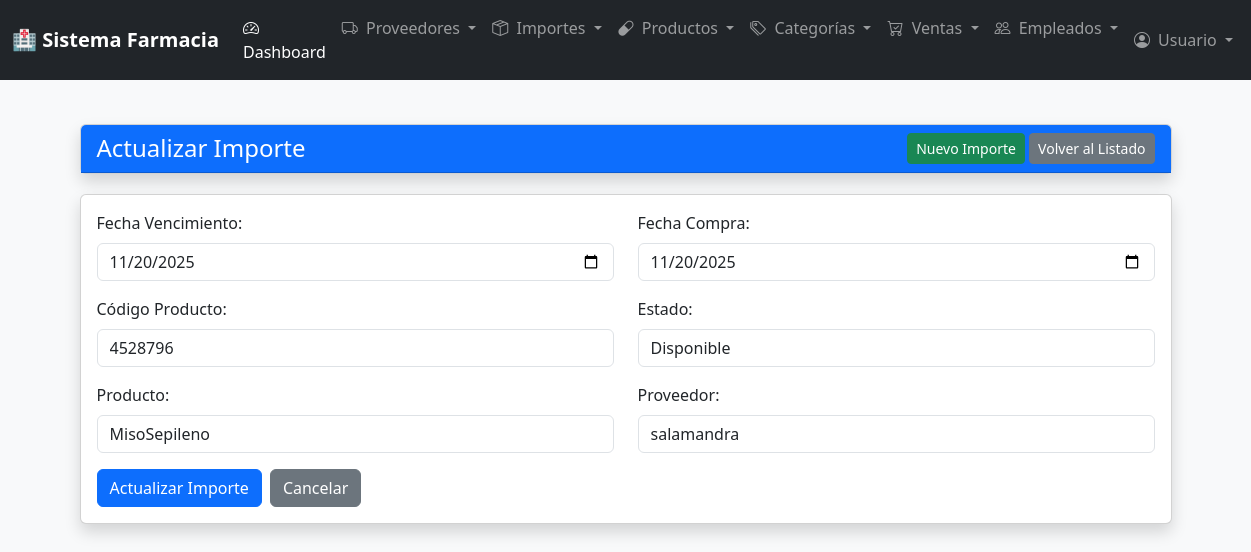
The app's page /vistas/importes.php?action=editar&id=3 with its own data.
### tables this page shows
CREATE TABLE `importe` (
  `idImporte` int(11) NOT NULL,
  `Vencimiento` date NOT NULL,
  `FechaCompra` date NOT NULL,
  `CodigoProducto` int(11) NOT NULL,
  `Estado` varchar(30) NOT NULL,
  `fkProducto` int(11) NOT NULL,
  `fkProveedor` int(11) NOT NULL
);

CREATE TABLE `producto` (
  `idProducto` int(11) NOT NULL,
  `Nombre` varchar(100) NOT NULL,
  `Precio` decimal(10,2) NOT NULL,
  `Descripcion` text DEFAULT NULL,
  `Foto` mediumblob DEFAULT NULL,
  `fkCategoria` int(11) NOT NULL
);

CREATE TABLE `proveedor` (
  `idProveedor` int(11) NOT NULL,
  `Nombre` varchar(100) NOT NULL,
  `Telefono` varchar(12) NOT NULL,
  `Direccion` text DEFAULT NULL
);

### vistas/importes.php (called while the page is built, shortened)
<?php
require_once CONTROLADORES . '/ImporteController.php';
$controller = new ImporteController();
$controller->index();
include 'layout.php';
?>

### modelos/ImporteModel.php (called while the page is built, shortened)
<?php
class ImporteModel {
    private $conn;
    public function __construct($conn) {
        $this->conn = $conn;
    }
    public function obtenerPorId($id) {
        $stmt = $this->conn->prepare("SELECT * FROM importe WHERE idImporte = ?");
        $stmt->bind_param("i", $id);
        $stmt->execute();
        $result = $stmt->get_result();
        $importe = $result->fetch_assoc();
        return $importe;
    }
    public function obtenerProductos() {
        $result = $this->conn->query("SELECT idProducto, Nombre FROM producto ORDER BY Nombre");
        return $result->fetch_all(MYSQLI_ASSOC);
    }
    public function obtenerProveedores() {
        $result = $this->conn->query("SELECT idProveedor, Nombre FROM proveedor ORDER BY Nombre");
        return $result->fetch_all(MYSQLI_ASSOC);
    }
}
?>

### controladores/ImporteController.php (the view, shortened to what this page needs)
<?php
require_once MODELOS . '/ImporteModel.php';
class ImporteController
{
    private $model;
    public function __construct()
    {
        $this->conn = new mysqli(SQL_HOST, SQL_USER, SQL_PASS, "farmacia");
        $this->model = new ImporteModel($this->conn);
    }
    public function index()
    {
        $action = $_GET['action'] ?? 'listar';
        $importe = null;
        $mensaje = '';
        $tipoMensaje = '';
        $importes = [];
        $terminoBusqueda = '';
        $productos = $this->model->obtenerProductos();
        $proveedores = $this->model->obtenerProveedores();
        switch ($action) {
            case 'editar':
                if (isset($_GET['id'])) {
                    $importe = $this->model->obtenerPorId($_GET['id']);
                    $action = 'actualizar';
                }
                break;
        }
        $this->cargarVista([
            'action' => $action,
            'importes' => $importes,
            'importe' => $importe,
            'productos' => $productos,
            'proveedores' => $proveedores,
            'mensaje' => $mensaje,
            'tipoMensaje' => $tipoMensaje,
            'terminoBusqueda' => $terminoBusqueda
        ]);
    }
    private function cargarVista($datos = [])
    {
        extract($datos);
?>
        <!DOCTYPE html>
        <html lang="es">
        <head>
            <link href="https://cdn.jsdelivr.net/npm/bootstrap@5.3.2/dist/css/bootstrap.min.css" rel="stylesheet">
        </head>
        <body class="bg-light">
            <div class="container mt-4">
                <div class="card shadow">
                    <div class="card-header bg-primary text-white">
                        <div class="d-flex justify-content-between align-items-center">
                            <h4 class="mb-0">
                                <?php
                                $titulos = [
                                    'listar' => 'Lista de Importes',
                                    'crear' => 'Crear Nuevo Importe',
                                    'actualizar' => 'Actualizar Importe',
                                    'buscar' => 'Resultados de Búsqueda'
                                ];
                                echo $titulos[$action] ?? 'Gestión de Importes';
                                ?>
                            </h4>
                            <div>
                                <?php if ($action !== 'crear'): ?>
                                    <a href="?action=crear" class="btn btn-success btn-sm">Nuevo Importe</a>
                                <?php endif; ?>
                                <?php if ($action !== 'listar'): ?>
                                    <a href="?" class="btn btn-secondary btn-sm">Volver al Listado</a>
                                <?php endif; ?>
                            </div>
                        </div>
                    </div>
                </div>
                <?php if (in_array($action, ['crear', 'actualizar'])): ?>
                    <div class="card shadow">
                        <div class="card-body">
                            <?php if ($action === 'crear' || $action === 'actualizar'): ?>
                                <form method="POST" action="?action=<?php echo $action; ?>">
                                    <div class="row">
                                        <div class="col-md-6">
                                            <div class="mb-3">
                                                <label for="vencimiento" class="form-label">Fecha Vencimiento:</label>
                                                <input type="date" class="form-control" id="vencimiento" name="vencimiento"
                                                    value="<?php echo isset($importe) ? $importe['Vencimiento'] : ''; ?>"
                                                    required>
                                            </div>
                                        </div>
                                        <div class="col-md-6">
                                            <div class="mb-3">
                                                <label for="fechaCompra" class="form-label">Fecha Compra:</label>
                                                <input type="date" class="form-control" id="fechaCompra" name="fechaCompra"
                                                    value="<?php echo isset($importe) ? $importe['FechaCompra'] : date('Y-m-d'); ?>"
                                                    required>
                                            </div>
                                        </div>
                                    </div>
                                    <div class="row">
                                        <div class="col-md-6">
                                            <div class="mb-3">
                                                <label for="codigoProducto" class="form-label">Código Producto:</label>
                                                <input type="number" class="form-control" id="codigoProducto" name="codigoProducto"
                                                    value="<?php echo isset($importe) ? $importe['CodigoProducto'] : ''; ?>"
                                                    required>
                                            </div>
                                        </div>
                                        <div class="col-md-6">
                                            <div class="mb-3">
                                                <label for="estado" class="form-label">Estado:</label>
                                                <select class="form-control" id="estado" name="estado" required>
                                                    <option value="Disponible" <?php echo (isset($importe) && $importe['Estado'] == 'Disponible') ? 'selected' : ''; ?>>Disponible</option>
                                                </select>
                                            </div>
                                        </div>
                                    </div>
                                    <div class="row">
                                        <div class="col-md-6">
                                            <div class="mb-3">
                                                <label for="fkProducto" class="form-label">Producto:</label>
                                                <select class="form-control" id="fkProducto" name="fkProducto" required>
                                                    <?php foreach ($productos as $producto): ?>
                                                        <option value="<?php echo $producto['idProducto']; ?>"
                                                            <?php echo (isset($importe) && $importe['fkProducto'] == $producto['idProducto']) ? 'selected' : ''; ?>>
                                                            <?php echo htmlspecialchars($producto['Nombre']); ?>
                                                        </option>
                                                    <?php endforeach; ?>
                                                </select>
                                            </div>
                                        </div>
                                        <div class="col-md-6">
                                            <div class="mb-3">
                                                <label for="fkProveedor" class="form-label">Proveedor:</label>
                                                <select class="form-control" id="fkProveedor" name="fkProveedor" required>
                                                    <?php foreach ($proveedores as $proveedor): ?>
                                                        <option value="<?php echo $proveedor['idProveedor']; ?>"
                                                            <?php echo (isset($importe) && $importe['fkProveedor'] == $proveedor['idProveedor']) ? 'selected' : ''; ?>>
                                                            <?php echo htmlspecialchars($proveedor['Nombre']); ?>
                                                        </option>
                                                    <?php endforeach; ?>
                                                </select>
                                            </div>
                                        </div>
                                    </div>
                                    <div class="d-flex gap-2">
                                        <button type="submit" class="btn btn-<?php echo $action === 'crear' ? 'success' : 'primary'; ?>">
                                            <?php echo $action === 'crear' ? 'Crear Importe' : 'Actualizar Importe'; ?>
                                        </button>
                                        <a href="?" class="btn btn-secondary">Cancelar</a>
                                    </div>
                                </form>
                            <?php endif; ?>
                        </div>
                    </div>
                <?php endif; ?>
            </div>
        </body>
        </html>
<?php
    }
}
?>

### controladores/ImporteController.php (style rules this page uses)
.card { margin-bottom: 20px; }

### records on screen
importe: vencimiento "11/20/2025", fechaCompra "11/20/2025", codigoProducto "4528796", estado "Disponible", fkProducto "MisoSepileno", fkProveedor "salamandra"

### other values on screen
APP_NAME "Sistema Farmacia"
$config['nombre'] "Dashboard"
$config['nombre'] "Proveedores"
$config['nombre'] "Importes"
$config['nombre'] "Productos"
$config['nombre'] "Categorías"
$config['nombre'] "Ventas"
$config['nombre'] "Empleados"
$titulos[$action] "Actualizar Importe"
